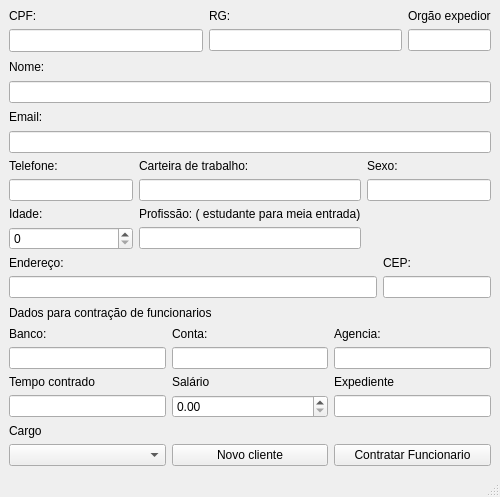
<?xml version="1.0" encoding="UTF-8"?>
<ui version="4.0">
 <class>Cadastro</class>
 <widget class="QMainWindow" name="Cadastro">
  <property name="geometry">
   <rect>
    <x>0</x>
    <y>0</y>
    <width>500</width>
    <height>497</height>
   </rect>
  </property>
  <property name="sizePolicy">
   <sizepolicy hsizetype="Fixed" vsizetype="Fixed">
    <horstretch>0</horstretch>
    <verstretch>0</verstretch>
   </sizepolicy>
  </property>
  <property name="maximumSize">
   <size>
    <width>500</width>
    <height>500</height>
   </size>
  </property>
  <property name="windowTitle">
   <string>Cadastro</string>
  </property>
  <property name="windowIcon">
   <iconset resource="mures.qrc">
    <normaloff>:/imagem/imagem/cliente.png</normaloff>:/imagem/imagem/cliente.png</iconset>
  </property>
  <widget class="QWidget" name="centralwidget">
   <layout class="QGridLayout" name="gridLayout_4">
    <item row="0" column="0">
     <layout class="QVBoxLayout" name="verticalLayout_2">
      <item>
       <layout class="QGridLayout" name="gridLayout_3">
        <item row="0" column="0">
         <layout class="QGridLayout" name="gridLayout_8">
          <item row="1" column="1">
           <widget class="QLineEdit" name="lineEdit_Rg"/>
          </item>
          <item row="1" column="0">
           <widget class="QLineEdit" name="lineEdit_Cpf">
            <property name="enabled">
             <bool>true</bool>
            </property>
            <property name="font">
             <font>
              <pointsize>10</pointsize>
             </font>
            </property>
            <property name="echoMode">
             <enum>QLineEdit::Normal</enum>
            </property>
           </widget>
          </item>
          <item row="0" column="0">
           <widget class="QLabel" name="Label_Cpf">
            <property name="text">
             <string>CPF:</string>
            </property>
           </widget>
          </item>
          <item row="0" column="1">
           <widget class="QLabel" name="label_Rg">
            <property name="text">
             <string>RG:</string>
            </property>
           </widget>
          </item>
          <item row="0" column="2">
           <widget class="QLabel" name="label_4">
            <property name="text">
             <string>Orgão expedior</string>
            </property>
           </widget>
          </item>
          <item row="1" column="2">
           <widget class="QLineEdit" name="lineEdit_Ssp">
            <property name="sizePolicy">
             <sizepolicy hsizetype="Ignored" vsizetype="Fixed">
              <horstretch>0</horstretch>
              <verstretch>0</verstretch>
             </sizepolicy>
            </property>
           </widget>
          </item>
         </layout>
        </item>
        <item row="2" column="0">
         <widget class="QLineEdit" name="lineEdit_Nome"/>
        </item>
        <item row="5" column="0">
         <layout class="QGridLayout" name="gridLayout_5">
          <item row="2" column="0">
           <widget class="QLabel" name="label_7">
            <property name="text">
             <string>Idade:</string>
            </property>
           </widget>
          </item>
          <item row="1" column="0">
           <widget class="QLineEdit" name="lineEdit_Telefone">
            <property name="sizePolicy">
             <sizepolicy hsizetype="Ignored" vsizetype="Fixed">
              <horstretch>0</horstretch>
              <verstretch>0</verstretch>
             </sizepolicy>
            </property>
           </widget>
          </item>
          <item row="0" column="0">
           <widget class="QLabel" name="label_16">
            <property name="text">
             <string>Telefone:</string>
            </property>
           </widget>
          </item>
          <item row="1" column="2">
           <widget class="QLineEdit" name="lineEdit_Sexo">
            <property name="sizePolicy">
             <sizepolicy hsizetype="Ignored" vsizetype="Fixed">
              <horstretch>0</horstretch>
              <verstretch>0</verstretch>
             </sizepolicy>
            </property>
           </widget>
          </item>
          <item row="0" column="2">
           <widget class="QLabel" name="label_6">
            <property name="text">
             <string>Sexo:</string>
            </property>
           </widget>
          </item>
          <item row="0" column="1">
           <widget class="QLabel" name="label_10">
            <property name="text">
             <string>Carteira de trabalho:</string>
            </property>
           </widget>
          </item>
          <item row="1" column="1">
           <widget class="QLineEdit" name="lineEdit_CatriraTrabalho">
            <property name="sizePolicy">
             <sizepolicy hsizetype="Ignored" vsizetype="Fixed">
              <horstretch>0</horstretch>
              <verstretch>0</verstretch>
             </sizepolicy>
            </property>
           </widget>
          </item>
          <item row="2" column="1">
           <widget class="QLabel" name="label_12">
            <property name="text">
             <string>Profissão: ( estudante para meia entrada)</string>
            </property>
           </widget>
          </item>
          <item row="3" column="1">
           <widget class="QLineEdit" name="lineEdit_Profissao">
            <property name="sizePolicy">
             <sizepolicy hsizetype="Ignored" vsizetype="Fixed">
              <horstretch>0</horstretch>
              <verstretch>0</verstretch>
             </sizepolicy>
            </property>
           </widget>
          </item>
          <item row="3" column="0">
           <widget class="QSpinBox" name="spinBox_idade">
            <property name="maximum">
             <number>150</number>
            </property>
           </widget>
          </item>
         </layout>
        </item>
        <item row="12" column="0">
         <layout class="QGridLayout" name="gridLayout_9">
          <item row="0" column="1">
           <widget class="QLabel" name="label">
            <property name="text">
             <string>Endereço:</string>
            </property>
           </widget>
          </item>
          <item row="0" column="2">
           <widget class="QLabel" name="label_2">
            <property name="text">
             <string>CEP:</string>
            </property>
           </widget>
          </item>
          <item row="1" column="1">
           <widget class="QLineEdit" name="lineEdit_Endereco"/>
          </item>
          <item row="1" column="2">
           <widget class="QLineEdit" name="lineEdit_Cep">
            <property name="sizePolicy">
             <sizepolicy hsizetype="Preferred" vsizetype="Fixed">
              <horstretch>0</horstretch>
              <verstretch>0</verstretch>
             </sizepolicy>
            </property>
           </widget>
          </item>
         </layout>
        </item>
        <item row="14" column="0">
         <layout class="QGridLayout" name="gridLayout_6">
          <item row="5" column="2">
           <widget class="QPushButton" name="pushButton_contratar">
            <property name="text">
             <string>Contratar Funcionario</string>
            </property>
           </widget>
          </item>
          <item row="5" column="1">
           <widget class="QPushButton" name="pushButton_novoCliente">
            <property name="maximumSize">
             <size>
              <width>700</width>
              <height>400</height>
             </size>
            </property>
            <property name="text">
             <string>Novo cliente</string>
            </property>
           </widget>
          </item>
          <item row="0" column="1">
           <widget class="QLabel" name="label_14">
            <property name="text">
             <string>Conta:</string>
            </property>
           </widget>
          </item>
          <item row="1" column="2">
           <widget class="QLineEdit" name="lineEdit_Agencia"/>
          </item>
          <item row="1" column="1">
           <widget class="QLineEdit" name="lineEdit_Conta"/>
          </item>
          <item row="0" column="0">
           <widget class="QLabel" name="label_13">
            <property name="text">
             <string>Banco:</string>
            </property>
           </widget>
          </item>
          <item row="1" column="0">
           <widget class="QLineEdit" name="lineEdit_Banco"/>
          </item>
          <item row="0" column="2">
           <widget class="QLabel" name="label_15">
            <property name="text">
             <string>Agencia:</string>
            </property>
           </widget>
          </item>
          <item row="2" column="1">
           <widget class="QLabel" name="label_9">
            <property name="text">
             <string>Salário</string>
            </property>
           </widget>
          </item>
          <item row="3" column="0">
           <widget class="QLineEdit" name="lineEdit_tempoContrato"/>
          </item>
          <item row="2" column="2">
           <widget class="QLabel" name="label_17">
            <property name="text">
             <string>Expediente</string>
            </property>
           </widget>
          </item>
          <item row="2" column="0">
           <widget class="QLabel" name="label_8">
            <property name="text">
             <string>Tempo contrado</string>
            </property>
           </widget>
          </item>
          <item row="3" column="2">
           <widget class="QLineEdit" name="lineEdit_expediente"/>
          </item>
          <item row="3" column="1">
           <widget class="QDoubleSpinBox" name="doubleSpinBox_salario">
            <property name="maximum">
             <double>10000.000000000000000</double>
            </property>
           </widget>
          </item>
          <item row="4" column="0">
           <widget class="QLabel" name="label_18">
            <property name="text">
             <string>Cargo</string>
            </property>
           </widget>
          </item>
          <item row="5" column="0">
           <widget class="QComboBox" name="comboBox_cargo"/>
          </item>
         </layout>
        </item>
        <item row="1" column="0">
         <widget class="QLabel" name="label_3">
          <property name="text">
           <string>Nome:</string>
          </property>
         </widget>
        </item>
        <item row="13" column="0">
         <widget class="QLabel" name="label_11">
          <property name="text">
           <string>Dados para contração de funcionarios</string>
          </property>
         </widget>
        </item>
        <item row="3" column="0">
         <widget class="QLabel" name="label_5">
          <property name="text">
           <string>Email:</string>
          </property>
         </widget>
        </item>
        <item row="4" column="0">
         <widget class="QLineEdit" name="lineEdit_Email"/>
        </item>
       </layout>
      </item>
     </layout>
    </item>
   </layout>
  </widget>
  <widget class="QMenuBar" name="menubar">
   <property name="geometry">
    <rect>
     <x>0</x>
     <y>0</y>
     <width>500</width>
     <height>21</height>
    </rect>
   </property>
  </widget>
  <widget class="QStatusBar" name="statusbar"/>
 </widget>
 <resources>
  <include location="mures.qrc"/>
 </resources>
 <connections/>
</ui>
